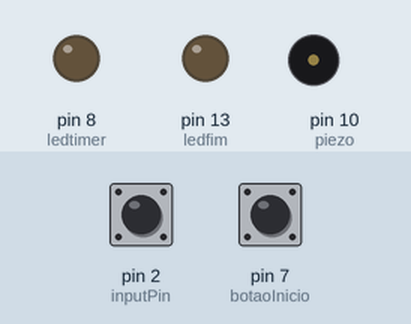
The sketch below on a simulated Arduino Uno, built with avr-gcc and run on an emulated ATmega328P. On the bench: output pins drawn as LEDs (lit = HIGH), buzzer (waves = sounding). Inputs (shaded band) come from the test bench; at power-on: pin 7 (botaoInicio) HIGH, pin 2 (inputPin) HIGH.

Above: at 1.2 s.
1.3 s: pin 7 (botaoInicio) pulled LOW for 0.15 s
At 2.4 s:
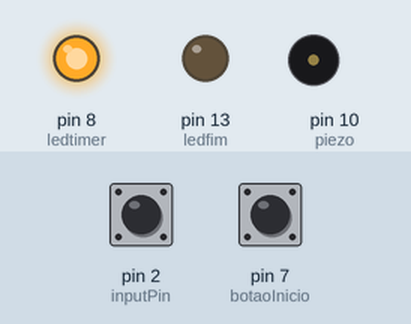
2.9 s: pin 2 (inputPin) pulled LOW for 0.15 s
At 3.6 s:
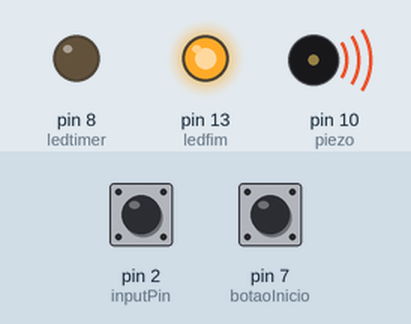
6.0 s: pin 7 (botaoInicio) pulled LOW for 1 s
At 7.2 s:
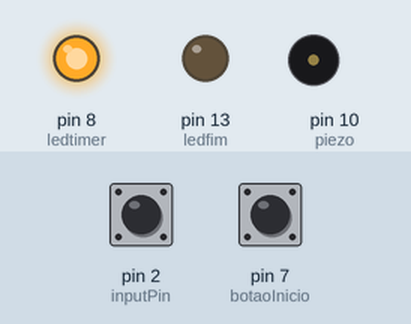
8.5 s: pin 2 (inputPin) pulled LOW for 1 s
At 9.1 s:
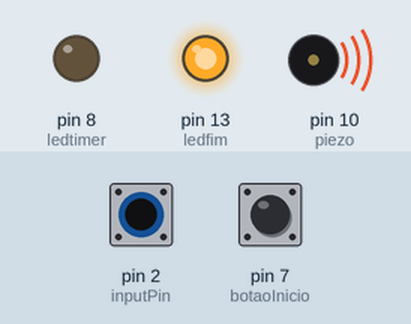
12.5 s: pin 7 (botaoInicio) pulled LOW for 3.2 s
At 13.3 s:
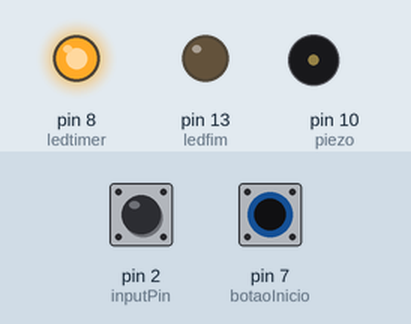
Timing chart, 0 to 15.5 s (numbered marks = the images above; inputs shaded):
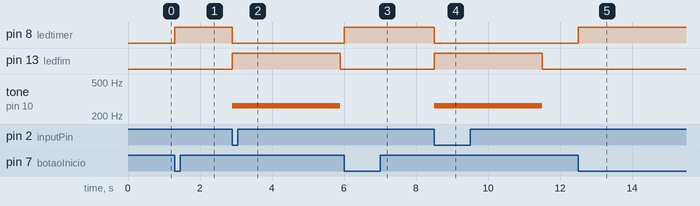

Measured:
- after the input at 1.3 s, pin 8 (ledtimer): LOW → HIGH at once
- after the input at 2.9 s, pin 8 (ledtimer): HIGH → LOW at once; pin 13 (ledfim): LOW → HIGH at once, → LOW 3.0 s later; tone on pin 10 (piezo): silent → 262 Hz at once, → silent 3.0 s later
- after the input at 6.0 s, pin 8 (ledtimer): LOW → HIGH at once
- after the input at 8.5 s, pin 8 (ledtimer): HIGH → LOW at once; pin 13 (ledfim): LOW → HIGH at once, → LOW 3.0 s later; tone on pin 10 (piezo): silent → 262 Hz at once, → silent 3.0 s later
- after the input at 12.5 s, pin 8 (ledtimer): LOW → HIGH at once

The sketch:

code.ino
```cpp
int ledfim = 13; //led do fim do circuito (vermelho)
int ledtimer = 8; //led de tempo, indica que o jogo esta ativo (verde)
int piezo = 10;
int inputPin = 2; //circuito do jogo, funciona como um botao
int inputStatus = 0;
int botaoInicio = 7; //botao de inicio do jogo
int statusInicio = 0;

void setup() {
  /*configurando como entrada ou saida*/
  pinMode(ledfim, OUTPUT);
  pinMode(ledtimer, OUTPUT);
  pinMode(piezo, OUTPUT);
  pinMode(inputPin, INPUT_PULLUP);
  pinMode(botaoInicio, INPUT_PULLUP);
}

void loop() {

  /*inicializando o led de fim e o piezo buzzer como low (desligados)*/
  digitalWrite(ledfim, LOW);
  digitalWrite(piezo, LOW);

  /*loop ate que o botao de inicio seja ativado*/
  statusInicio = digitalRead(botaoInicio);
  while(statusInicio == 1){
    if(statusInicio == 0){
      break;
    }
     statusInicio = digitalRead(botaoInicio);
  }

  digitalWrite(ledtimer, HIGH); //led de timer ligado

  int contador = 0;

  inputStatus = digitalRead(inputPin); //status do jogo

  /*loop ate que o circuito do jogo seja fechado (derrota) ou ate que o tempo termine (1 minuto)*/
  while((inputStatus == 1) && (contador<60000)){
    delay(1);
    inputStatus = digitalRead(inputPin);
    if(inputStatus == 0){
      break;
    }
    contador++;
    inputStatus = digitalRead(inputPin);
  }

  /*fim do jogo, led verde apaga, led vermelho acende, piezo apita*/
  digitalWrite(ledtimer, LOW);
  digitalWrite(ledfim, HIGH);
  tone(piezo, 262, 3000);
  delay(3000);
}
```
